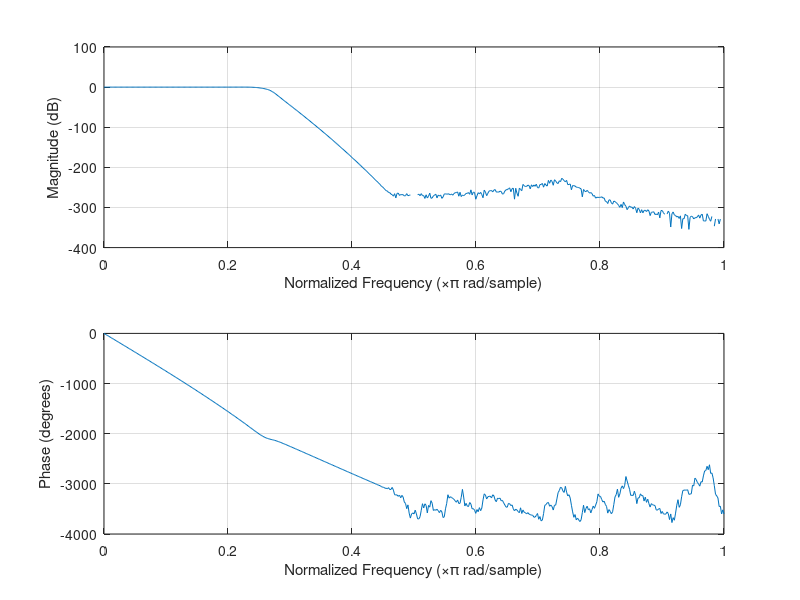
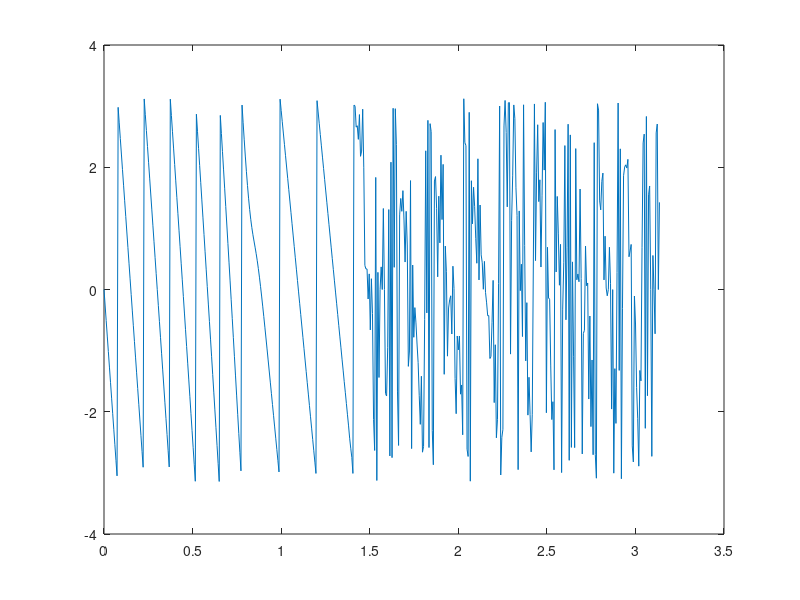

These charts were generated, in order, by the following MATLAB code:
[b,a]=butter(130,0.5,'low');
freqz(b,a);
dataIn=randn(1000,1);
dataout=filter(b,a,dataIn);
figure
[m,p]=freqz(b,a);
plot(p,angle(m))